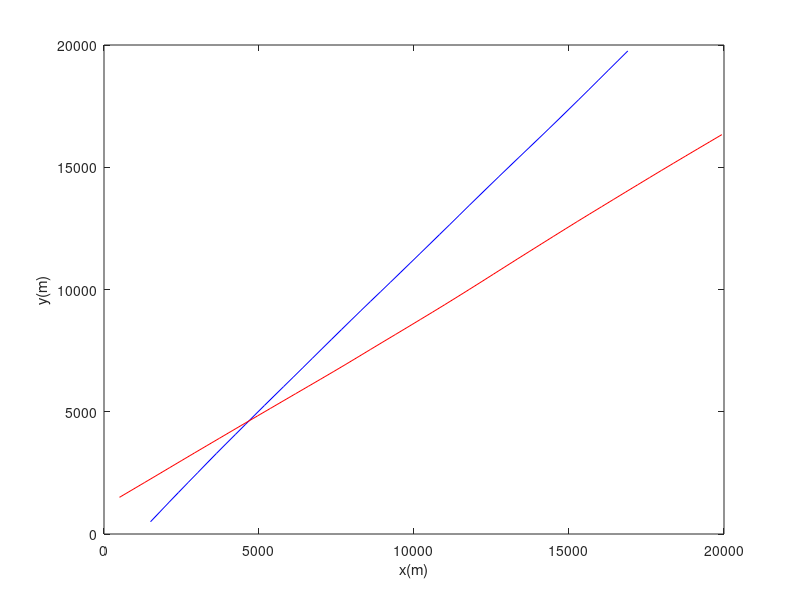

The MATLAB script that drew this image: (Note: this script raises an error after producing the figure.)
clc;clear all;close all;

%Starting parameters

%count of steps
n=50;

%delta_time
T=1;

%number of Monte Carlo runs
MC_number=5;

%start position (x, y, vx, vy)
target_position=[1500 300 500 400; 
                 500 400 1500 300]; 

%dimensions
c=2;

g_sigma=9.21;                                                                     
lambda=2; 
gamma=lambda*10^(-6); 

%jpdaf parameters

%Probability of detection
Pd=1;

%Probability of observation falling within gate
Pg=0.99; 

%Noise vector
target_delta=[300 300]; 

P1=[target_delta(1)^2 0 0 0;
                    0 0.01 0 0;
                    0 0 target_delta(1)^2 0;
                     0 0 0 0.01]; 

P=zeros(4,4,c); 
P(:,:,1)=P1;
P(:,:,2)=P1;

%For Gaussian random
mu = 0;
sigma = 10;

%	Tracking parameters
% X(k+1)=A*X(k) + G*w(k) (constant velocity
%model)

A = [1 T 0 0;
     0 1 0 0;
     0 0 1 T;
     0 0 0 1]; 
	 

%Gaussian noise evolution matrix
G=[T^2/2 0;
       T 0;
       0 T^2/2;
       0 T];
	   
Q=[4 0;
   0 4]; 

	   
%measurement parameters 

% Y(k)=C*X(k) + v(k)
C = [1 0 0 0;
     0 0 1 0];
 
R=[target_delta(1)^2 0;
    0 target_delta(1)^2]; 
	


x_filter=zeros(4,c,n);
x_filter1=zeros(4,c,n,MC_number);  

data_measurement=zeros(c,2,n);                                                     
data_measurement1=zeros(c,4,n); 


%Generating tracks

data_measurement1(:,:,1)=target_position;

for i=1:c
	for ii=2:n                                                                      
        data_measurement1(i,:,ii)=(A*data_measurement1(i,:,ii-1)')'+(G*sqrt(Q)*(randn(2,1)))'; 
    end
end


%Drawing TRACK 1
a=zeros(1,n);
b=zeros(1,n);
for i=1:n
    a(i)=data_measurement1(1,1,i);
    b(i)=data_measurement1(1,3,i);
end
plot(a,b,'b-');
hold on;

%Drawing TRACK 2
a=zeros(1,n);
b=zeros(1,n);
for i=1:n
    a(i)=data_measurement1(2,1,i);
    b(i)=data_measurement1(2,3,i);
end
plot(a,b,'r-');
xlabel('x(m)'),ylabel('y(m)');
legend('Track 1','Track2',1);
grid;

% Multitracking problem
for M=1:MC_number
	%Process of measurement
	Noise=[];
	%generating observations
	for i=1:n
		for j=1:c                                                                     
            data_measurement(j,1,i)=data_measurement1(j,1,i)+randn(1)*target_delta(j);
            data_measurement(j,2,i)=data_measurement1(j,3,i)+randn(1)*target_delta(j); 
        end
    end
	
	S=zeros(2,2,c);
    Z_predic=zeros(2,2);                                                               
    x_predic=zeros(4,2);                                                               
    ellipse_Volume=zeros(1,2);
    NOISE_sum_a=[];                                                                    
    NOISE_sum_b=[]; 
	

	%using JPDAF for observations
	for t=1:n
		y1=[];
		y=[];
		Noise=[];
		NOISE=[];
		
		%Fixed i-th track run process tracking
		for i=1:c
			
			%Prediction
			if t~=1
				x_predic(:,i) = A*x_filter(:,i,t-1); 
			else
				x_predic(:,i)=target_position(i,:)';
			end
			
			%% Kalman filter
			%   P(k|k-1)
			P_predic=A*P(:,:,i)*A'+G*Q*G';
			
			%Predicted measurement
			Z_predic(:,i)=C*x_predic(:,i);
			
			% Error covariance matrix
			R=[target_delta(i)^2 0; 
            0 target_delta(i)^2];
			
			S(:,:,i)=C*P_predic*C'+R
			
			
         
			%Calculation of validation gate
			%Volume VG: we are in 2D
			ellipse_Volume(i)=pi*g_sigma*sqrt(det(S(:,:,i)));  
			number_returns=floor(ellipse_Volume(i)*gamma+1);                               
			side=sqrt((ellipse_Volume(i)*gamma+1)/gamma)/2; 
			
			%Add the NOISE predictions:
			Noise_x=x_predic(1,i)+side-2*randn(1,number_returns)*side;                      
			Noise_y=x_predic(3,i)+side-2*randn(1,number_returns)*side;    
			Noise=[Noise_x;Noise_y];
			NOISE=[NOISE Noise];
			
			if i==1
				NOISE_sum_a=[NOISE_sum_a Noise];
			else
				NOISE_sum_b=[NOISE_sum_b Noise];
			end
			
		end
		
		%Process of 2 tracks together
        b=zeros(1,2);
        b(1)=data_measurement(1,1,t);   %x
        b(2)=data_measurement(1,2,t);   %y
		
		%Add the correct measurement for Track 1
        y1=[NOISE b'];    
		b(1)=data_measurement(2,1,t);
        b(2)=data_measurement(2,2,t);
        y1=[y1 b']; 
		
		m1=0;                                                                          
        [n1,n2]=size(y1);
        Q1=zeros(100,3);
		
		for j=1:n2 
            flag=0;
			
			%Verification that Zj is the gate of Validation of Xi -> VG( Xi )
            for i=1:c
                d=y1(:,j)-Z_predic(:,i);                                              
                D=d'*inv(S(:,:,i))*d;                                                 
                
                if D<=g_sigma                                                                                                            
                   flag=1;
                   %Can be ovbservation m1 generated by clutter?
                   Q1(m1+1,1)=1;   
                   %Can be observation m1 generated by track 1?
                   Q1(m1+1,i+1)=1;
                end
                
            end
			
			%If Zj belongs to VG(X1) or VG(X2)
            if flag==1   
               y=[y y1(:,j)]; 
               %Is m1 the index of observations that are in the Validation?
               %Gate and published iteratively in y
               m1=m1+1;                                                            
            end
			
		end
		
		%Will Q2 contain only suitable measures?
        % Matrix m1 x 3 --> Measures on the rows - target columns
        Q2=Q1(1:m1,1:3);                        
		
		    %   Generating possible matrix associations starting from
			%   Suitable measures
			%
			%       num: Total mumber of matrix       
			%
			%       A_matrix: Matrix (m1 x 3 x 100) of all possible
			%                 Associations where:
			%                 m1 -> number of suitable measures
			%                 3  -> total number of track (1:clutter) (2-3: tracks)
			%                 10000 -> maximum number of suitable assotiations
			%                         generation of matrix Q2 according to
			%                         procedure described in article
		
		A_matrix=zeros(m1,3,10000);
		
		A_matrix(:,1,1:10000)=1;
		
		%If there permitted measures
        if m1~=0 
           %Counter of possible associations
           num=1;
           % Procedure of generating assotiations matrix:
           %
           % 1) Reading for extracting the rows of first element 1
           for i=1:m1
				if Q2(i,2)==1                                                              
                    A_matrix(i,2,num)=1;
                    A_matrix(i,1,num)=0;                                
                    num=num+1;
                    %Reading
                    for j=1:m1                                                              
                        if (i~=j) & (Q2(j,3)==1)
                            A_matrix(i,2,num)=1;
                            A_matrix(i,1,num)=0;
                            A_matrix(j,3,num)=1;
                            A_matrix(j,1,num)=0;
                            num=num+1;
                        end
                    end
                end
            end              
			
			
			for i=1:m1
                if Q2(i,3)==1
                    A_matrix(i,3,num)=1;
                    A_matrix(i,1,num)=0;
                    num=num+1;
                end
            end
			
		else
            %No measures allowed
            flag=1;
        end
	
	
	    %Generation of all possible assotiations
        A_matrix=A_matrix(:,:,1:num);
		
		    %%%  For each event assotiations calculation:
			%       
			%            k         k-1 
			%       P(  Y  | X ,  Y    ): Probability of observations of measurement
			%
			%      
			%                     k-1 
			%       P( X | m  ,  Y    ):  Priority of observed measures
			%
			%    estimate A posteriori: 
			%
			%                    k  
			%       P(  X  |   Y    ): Estimation of the state of A posteriori
		
		Pr=zeros(1,num);
		
		%Considering possibility of matrix assotiations
		for i=1:num
			%All measurements can be false alarms 
			False_num=m1;
			N=1;
			
			%% Fixed event associations and its matrix associations  
			%  For each measurement j going to calculate:
			%
			%       - Measurement associations indicator  - tau(j,X)
			%
			%       - Target detection indicator - lambda(t,X)
			%
			
			for j=1:m1
				%Calculating the measurement associations indicator for event
				%Association Xi (fixed j and high on all the Track (2-3))
				
				mea_indicator=sum(A_matrix(j,2:3,i));
				
				if mea_indicator==1 
				%Considering what the track measure was associating
                
                %Update FM(X):  Total number of wrong measures in X
                False_num=False_num-1;
				
				%Individual to which of the 2 tracks measurement j e associated
                %Comparing association for probability X and calculation:
                %
                %                  k-1 
                % P(  yj | Xjt ,  Y    )
                if A_matrix(j,2,i)==1   % Xjt                                               
                    b=(y(:,j)-Z_predic(:,1))'*inv(S(:,:,1))*(y(:,j)-Z_predic(:,1));    
                    N=N/sqrt(det(2*pi*S(:,:,1)))*exp(-1/2*b);                                                  
                else                                                                   
                    b=(y(:,j)-Z_predic(:,2))'*inv(S(:,:,2))*(y(:,j)-Z_predic(:,2));
                    N=N/sqrt(det(2*pi*S(:,:,2)))*exp(-1/2*b);                                                   
                end         
				
			end
		end
		
		
		%Calculating the total volume of validation gate
        V=ellipse_Volume(1)+ellipse_Volume(2); 
        LikelyHood=N/(V^False_num);
		
		
		%       P( X | m  ,  Y    ):  priority of observed measures
		
		if Pd==1
            Prior=1;
        else
            Prior=1;
		for j=1:c
                %Target partial indicator: high only
                target_indicator=sum(A_matrix(:,j+1,i));                               
                
                Prior=Prior*(Pd^target_indicator)*(1-Pd)^(1-target_indicator);                   
            end
        end 
		
		
		%Calculating the number of events in X for which the same set of
        % targets founded:
        %
        %   m           m!
        % P         =  ----               
        %  m-FM(X)     FM(m)!
        %
        % Calcolo   FM(m)!
        a1=1;
        for j=1:False_num
            a1=a1*j;
        end
		
			Pr(i)=a1*LikelyHood*Prior;
		end
		
		Pr=Pr/sum(Pr);
		
		
		%%%  Calculation of coefficients Beta (j, t)
		BeTa=zeros(m1+1,c);
		for i=1:c
			for j=1:m1
				for k=1:num
					BeTa(j,i)=BeTa(j,i)+Pr(k)*A_matrix(j,i+1,k);
				end
			end
		end
		%Calculation of Beta (0, t) -> last position Beta (j, t)
		BeTa(m1+1,:)=1-sum(BeTa(1:m1,1:c));                  


		%%%  Kalman prediction for 2 filters
		
		
		for i=1:c 
			%Predicted error covariance matrix
			%P(k|k-1)
			P_predic = A*P(:,:,i)*A'+G*Q*G';
			K(:,:,i)= P_predic*C'*inv(S(:,:,i));
			%Update of the covariance matrix: missing Term Pk that depends
			% the combined innovation
			P(:,:,i)= P_predic-(1-BeTa(m1+1,i))*K(:,:,i)*S(:,:,i)*K(:,:,i)';
		end
		
		
		%%%  Kalman update for 2 filters
		
		for i=1:c
			a=0;         
			Pk=0;
        
			x_filter2=0;    
        
			for j=1:m1
				a=x_predic(:,i)+ K(:,:,i)*(y(:,j)- Z_predic(:,i));
            
				x_filter2=x_filter2+BeTa(j,i)*(a);
				
			end
			
			        %Adding the factor Beta0
			x_filter2=BeTa(j+1,i)*x_predic(:,i)+x_filter2;
			x_filter(:,i,t)=x_filter2;
        
			a=0;
			for j=1:m1+1
				if j==m1+1
					%Case of association to clutter
					a=x_predic(:,i);
				else
					%Case of association track
                
					a=x_predic(:,i)+ K (:,:,i)*(y(:,j)- Z_predic(:,i));
				end
            
				Pk=Pk+BeTa(j,i)*(a*a'-x_filter2*x_filter2');
			end
			
			%Update of the covariance matrix: missing Pk
			P(:,:,i)=P(:,:,i)+b; 
        
			x_filter1(:,i,t,M)=x_filter(:,i,t);   
		end
		
	end
end

%%%%%  Middle value of simulations
x_filter=sum(x_filter1,4)/MC_number; 


%%%  1.Visualization

figure;
    % 
for i=1:c
	a=zeros(1,n);
	b=zeros(1,n);
	for j=1:n
		a(j)=data_measurement(i,1,j);
		b(j)=data_measurement(i,2,j);
	end
        if i==1
           plot(a(:),b(:),'bo')
        else 
           plot(a(:),b(:),'bo')
        end
	hold on;
end
	
for i=1:c
    a=zeros(1,n);
    b=zeros(1,n);
    for j=1:n
        a(j)=x_filter(1,i,j);
        b(j)=x_filter(3,i,j);
    end
    if i==1
        plot(a(:),b(:),'r-');
    else 
        plot(a(:),b(:),'r-');
    end
	hold on;
end

xlabel('x/m'),ylabel('y/m');
legend('Track1','Track2','Measurements', 'Measurements', 'Track1 reconstructed', 'Track1 reconstructed',4);grid;
	